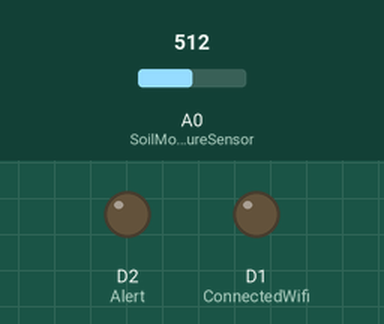
Recording of a sketch running on a simulated ESP8266 (NodeMCU). Parts: output pins drawn as LEDs (lit = HIGH). Inputs (shaded band) come from the test bench; at power-on: A0 (SoilMoistureSensor) = 512. WiFi joins after 1.5 s; servers stay silent unless stated; uploads are accepted with an empty reply; what the sketch prints to the serial monitor is not drawn.

Above: at 0.0 s.
At 4.77 s:
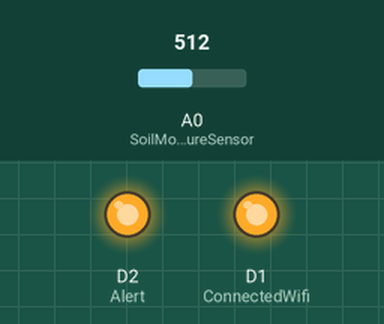
4.8 s: A0 (SoilMoistureSensor) set to 0
At 5.9 s:
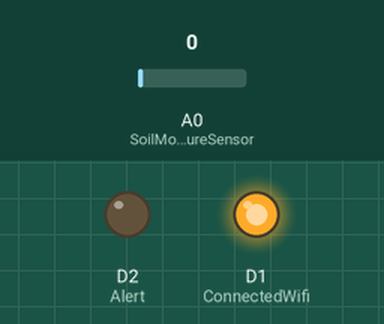
12.6 s: A0 (SoilMoistureSensor) set to 1023
Timing chart, 0 to 30.6 s (numbered marks = the images above; inputs shaded):
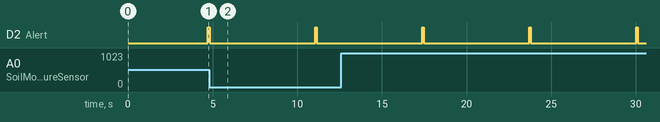

The sketch:

Temperature_Reporter.ino
```cpp
#include <ESP8266WiFi.h>
#include <WiFiClient.h>
#include <ESP8266WebServer.h>
#include <ESP8266HTTPClient.h>
#include <ArduinoJson.h>

enum SensorType
{
	Temperature,
	SoilMoisture,
	DistanceCheck
};

// Connection Properties:
const char *ssid = "Hamed S8+";
const char *password = "zpfr9610";

// LEDs
int ConnectedWifi = D1;
int Alert = D2;

// Related PHP path:
String PHP_Address = "http://seganapps.com/RemoteControl/IOT/HomeMarzdaran/SensorValuesReporter/SensorValuesWriter.php";

// Sensor Types & JSON Values:
SensorType sensorType = SoilMoisture;
char *ProjectName = "Home Plants Soil Moisture Monitoring";
char *AxisLable_X = "Time";
char *AxisLable_Y = "Soil Moisture";
char *SensorName = "Soil Moisture Sensor";

// Other:
int Delay = 1000 * 5;
int SoilMoisturePower = D6;
int SoilMoistureSensor = A0;
int Dry_Soil_Criteria = 750;
int Wet_Soil_Criteria = 500;


void setup() {

#pragma region General Initilization

	Serial.begin(115200);
	pinMode(ConnectedWifi, OUTPUT);
	pinMode(Alert, OUTPUT);
	ConnectWifi();

#pragma endregion

}

void loop()
{
	if (WiFi.status() == WL_CONNECTED) {

		digitalWrite(ConnectedWifi, HIGH);

		if (sensorType == Temperature)  // Connect analog signal of LM35 to A0
		{
			int roughLM35 = analogRead(A0);
			float mv = (roughLM35 / 1024.0) * 5000;
			float cel = mv / 10;

			float c1 = 0.1f;
			float c2 = 0.2f;
			float tempFinal = 0.2083f * cel + 15.875f;

			Serial.print("TEMPRATURE = ");

			Serial.print(tempFinal);
			Serial.print("*C");
			Serial.println();

			Send_SensorValue(ProjectName,tempFinal, 0, SensorName, AxisLable_X, AxisLable_Y);
		}
		else if (sensorType == SoilMoisture)  // Connect analog signal of YL-69 to A0
		{
			digitalWrite(SoilMoisturePower, HIGH);	                  // Turn the sensor ON
			delay(1000);							                      // Allow power to settle
			int SoilMoisture = analogRead(SoilMoistureSensor);	      // Read the analog value form sensor
			digitalWrite(SoilMoisturePower, LOW);		              // Turn the sensor OFF

			Serial.print("Soil Moisture = ");

			Serial.print(SoilMoisture);
			Serial.print("   Non Dim Yet!");
			Serial.println();

			Send_SensorValue(ProjectName,SoilMoisture, 0, SensorName, AxisLable_X, AxisLable_Y);
		}

		delay(Delay);
	}
	else
	{
		digitalWrite(ConnectedWifi, LOW);
		delay(500);
		digitalWrite(ConnectedWifi, HIGH);
		delay(500);
		digitalWrite(ConnectedWifi, LOW);
	}
}

void Send_SensorValue(char* projectName, float SensorValue, int SensorIndex, char* SensorName, char* AxisLableX, char* AxisLableY)
{
	Serial.println("Starting Send Data");
	HTTPClient http;
	String dataline = PHP_Address;

	dataline += "?ProjectName=" + (String)projectName;
	dataline += "&SensorValue=" + (String)SensorValue;
	dataline += "&SensorIndex=" + (String)SensorIndex;
	//dataline += "&SensorIndex=" + (String)SensorName;
	dataline += "&AxisLable_X=" + (String)AxisLableX;
	dataline += "&AxisLable_Y=" + (String)AxisLableY;

	bool httpResult = http.begin(dataline);
	if (!httpResult)
	{
		Serial.println("Invalid HTTP request:");
		Serial.println(dataline);
		digitalWrite(Alert, HIGH);
	}
	else
	{
		int httpCode = http.GET();
		if (httpCode > 0)
		{ // Request has been made
			Serial.printf("HTTP status: %d Message: ", httpCode);
			String payload = http.getString();
			Serial.println(payload);
			Serial.println("---------------- request is:");
			Serial.println(dataline);
			Serial.println("---------------- end request:");
			digitalWrite(Alert, HIGH);
			delay(100);
			digitalWrite(Alert, LOW);
		}
		else
		{ // Request could not be made
			Serial.printf("HTTP request failed. Error: %s\r\n", http.errorToString(httpCode).c_str());
			digitalWrite(Alert, HIGH);
		}
	}
	http.end();

	Serial.println("Ending Send Data");
}

void ConnectWifi()
{
	delay(1000);
	Serial.begin(115200);
	WiFi.mode(WIFI_OFF);        //Prevents reconnection issue (taking too long to connect)
	delay(1000);
	WiFi.mode(WIFI_STA);        //This line hides the viewing of ESP as wifi hotspot

	WiFi.begin(ssid, password);     //Connect to your WiFi router
	Serial.println("");

	Serial.print("Connecting");
	// Wait for connection
	while (WiFi.status() != WL_CONNECTED) {
		delay(500);
		Serial.print(".");
	}

	//If connection successful show IP address in serial monitor
	Serial.println("");
	Serial.print("Connected to ");
	Serial.println(ssid);
	Serial.print("IP address: ");
	Serial.println(WiFi.localIP());  //IP address assigned to your ESP

	digitalWrite(ConnectedWifi, HIGH);
}
```

Measured:
- by itself, D2 (Alert): alternates HIGH for 0.10 s and LOW for 6.2 s
